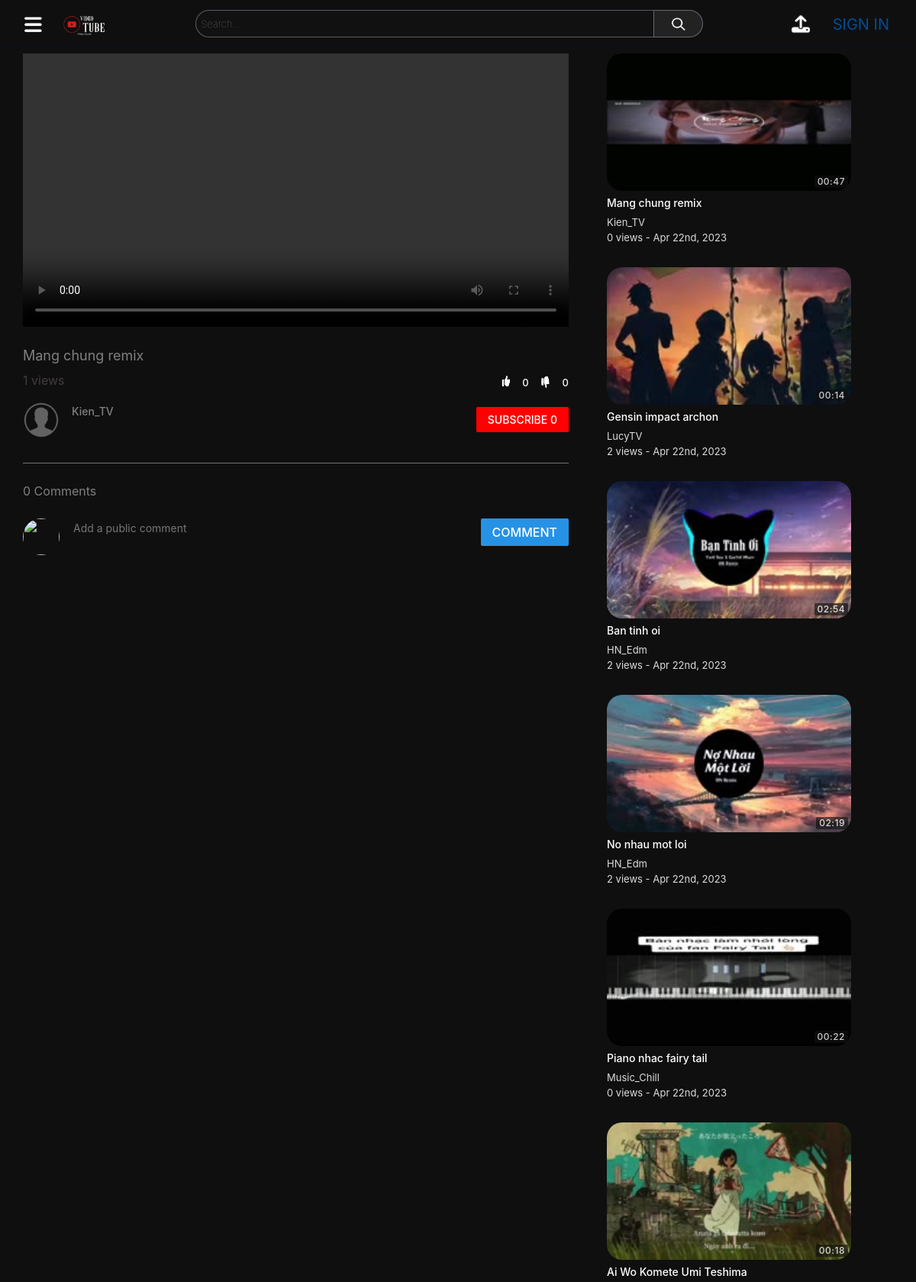
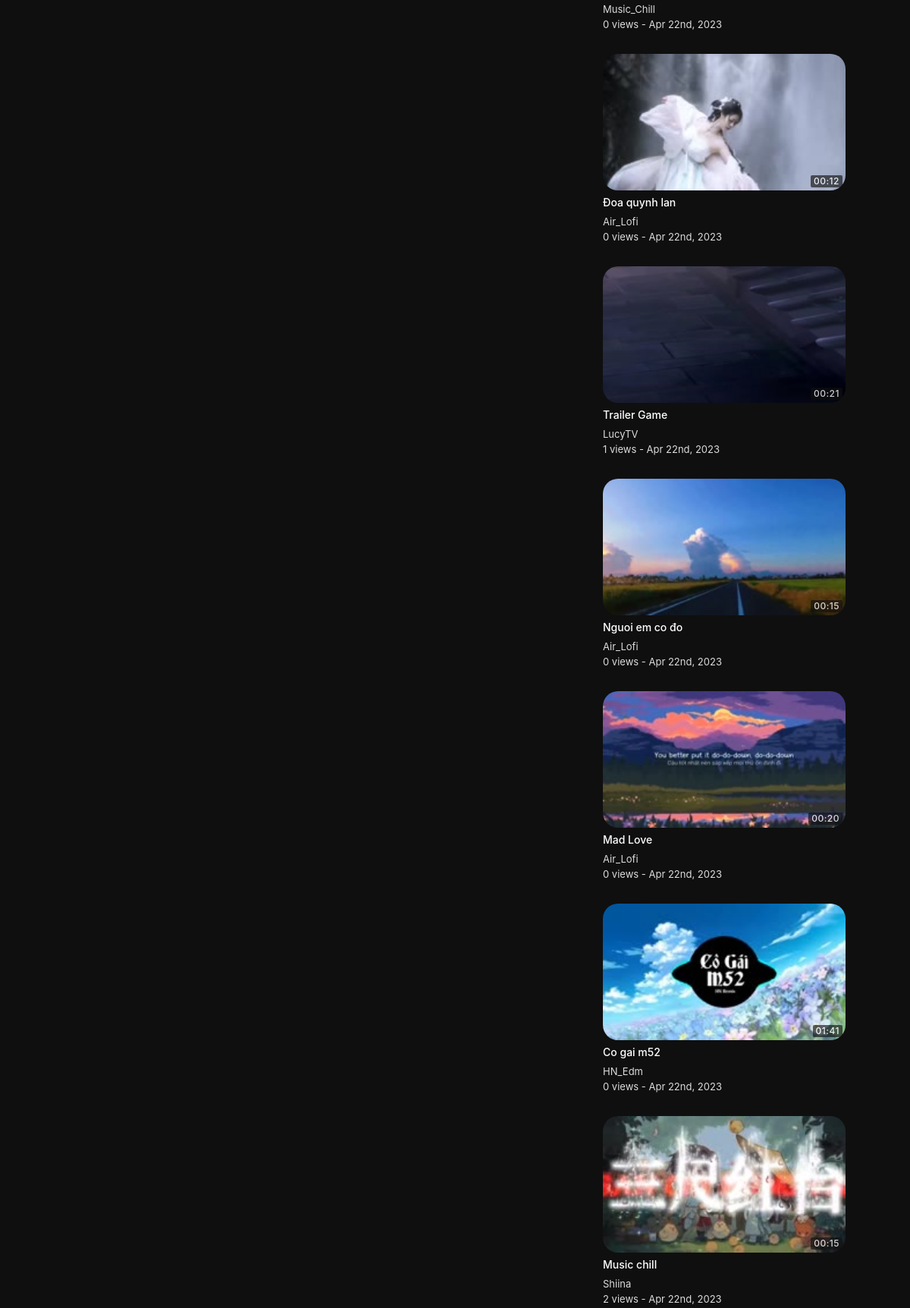
/watch.php?id=24 (upper part), run on the app's committed database (2 pictures, top to bottom).
### tables this page shows
CREATE TABLE `videos` (
  `id` int(11) NOT NULL,
  `uploadedBy` varchar(50) NOT NULL,
  `title` varchar(100) NOT NULL,
  `description` varchar(1000) NOT NULL,
  `privacy` int(11) NOT NULL,
  `filePath` varchar(250) NOT NULL,
  `category` int(11) NOT NULL,
  `uploadDate` datetime NOT NULL DEFAULT current_timestamp(),
  `views` int(11) NOT NULL,
  `duration` varchar(10) NOT NULL
);

CREATE TABLE `users` (
  `id` int(11) NOT NULL,
  `firstName` varchar(25) NOT NULL,
  `lastName` varchar(25) NOT NULL,
  `username` varchar(25) NOT NULL,
  `email` varchar(100) NOT NULL,
  `password` varchar(255) NOT NULL,
  `signUpDate` datetime NOT NULL DEFAULT current_timestamp(),
  `profilePic` varchar(255) NOT NULL
);

CREATE TABLE `thumbnails` (
  `id` int(11) NOT NULL,
  `videoId` int(11) NOT NULL,
  `filePath` varchar(250) NOT NULL,
  `selected` int(11) NOT NULL
);

### includes/classes/User.php (called while the page is built, shortened)
<?php
class User {
    private $con, $sqlData;
    public function __construct($con, $username) {
        $this->con = $con;
        $query = $this->con->prepare("SELECT * FROM users WHERE username = :un");
        $query->bindParam(":un", $username);
        $query->execute();
        $this->sqlData = $query->fetch(PDO::FETCH_ASSOC);
    }
    public static function isLoggedIn() {
        return isset($_SESSION["userLoggedIn"]);
    }
    public function getUsername() {
        $this->sqlData["username"] ??= 'default value';
        return $this->sqlData["username"];
    }
    public function getProfilePic() {
        $this->sqlData["profilePic"] ??= 'default value';
        return $this->sqlData["profilePic"];
    }
    public function isSubscribedTo($userTo) {
        $query = $this->con->prepare("SELECT * FROM subscribers WHERE userTo=:userTo AND userFrom=:userFrom");
        $query->bindParam(":userTo", $userTo);
        $query->bindParam(":userFrom", $username);
        $username = $this->getUsername();
        $query->execute();
        return $query->rowCount() > 0;
    }
    public function getSubscriberCount() {
        $query = $this->con->prepare("SELECT * FROM subscribers WHERE userTo=:userTo");
        $query->bindParam(":userTo", $username);
        $query->execute();
        return $query->rowCount();
    }
}
?>

### includes/classes/Video.php (called while the page is built, shortened)
<?php
class Video {
    private $con, $sqlData, $userLoggedInObj;
    public function __construct($con, $input, $userLoggedInObj) {
        $this->con = $con;
        $this->userLoggedInObj = $userLoggedInObj;
        if(is_array($input)) {
            $this->sqlData = $input;
        }
        else {
            $query = $this->con->prepare("SELECT * FROM videos WHERE id = :id");
            $query->bindParam(":id", $input);
            $query->execute();
            $this->sqlData = $query->fetch(PDO::FETCH_ASSOC);
        }
    }
    public function getId() {
        return $this->sqlData["id"];
    }
    public function getUploadedBy() {
        return $this->sqlData["uploadedBy"];
    }
    public function getTitle() {
        return $this->sqlData["title"];
    }
    public function getTimeStamp() {
        $date = $this->sqlData["uploadDate"];
        return date("M jS, Y", strtotime($date));
    }
    public function getViews() {
        return $this->sqlData["views"];
    }
    public function getDuration() {
        return $this->sqlData["duration"];
    }
    public function incrementViews() {
        $videoId = $this->getId();
        $this->sqlData["views"] = $this->sqlData["views"] + 1;
    }
    public function getLikes() {
        $query = $this->con->prepare("SELECT count(*) as 'count' FROM likes WHERE videoId = :videoId");
        $query->bindParam(":videoId", $videoId);
        $query->execute();
        $data = $query->fetch(PDO::FETCH_ASSOC);
        return $data["count"];
    }
    public function getDislikes() {
        $query = $this->con->prepare("SELECT count(*) as 'count' FROM dislikes WHERE videoId = :videoId");
        $query->bindParam(":videoId", $videoId);
        $query->execute();
        $data = $query->fetch(PDO::FETCH_ASSOC);
        return $data["count"];
    }
    public function wasLikedBy() {
        $query = $this->con->prepare("SELECT * FROM likes WHERE username=:username AND videoId=:videoId");
        $query->bindParam(":username", $username);
        $query->bindParam(":videoId", $id);
        $id = $this->getId();
        $username = $this->userLoggedInObj->getUsername();
        $query->execute();
        return $query->rowCount() > 0;
    }
    public function wasDislikedBy() {
        $query = $this->con->prepare("SELECT * FROM dislikes WHERE username=:username AND videoId=:videoId");
        $query->bindParam(":username", $username);
        $query->bindParam(":videoId", $id);
        $query->execute();
        return $query->rowCount() > 0;
    }
    public function getThumbnail() {
        $query = $this->con->prepare("SELECT filePath FROM thumbnails WHERE videoId=:videoId AND selected=1");
        $query->bindParam(":videoId", $videoId);
        $videoId = $this->getId();
        $query->execute();
        return $query->fetchColumn();
    }
}
?>

### includes/classes/VideoGridItem.php (the view)
<?php
class VideoGridItem {
    private $video, $largeMode;
    public function __construct($video, $largeMode) {
        $this->video = $video;
        $this->largeMode = $largeMode;
    }
    public function create() {
        $thumbnail = $this->createThumbnail();
        $details = $this->createDetails();
        $url = "watch.php?id=" . $this->video->getId();
        return "<a href='$url'>
                    <div class='videoGridItem'>
                        $thumbnail
                        $details
                    </div>
                </a>";
    }
    private function createThumbnail() {
        $thumbnail = $this->video->getThumbnail();
        $duration = $this->video->getDuration();
        return "<div class='thumbnail'>
                    <img src='$thumbnail'>
                    <div class='duration'>
                        <span>$duration</span>
                    </div>
                </div>";
    }
    private function createDetails() {
        $title = $this->video->getTitle();
        $username = $this->video->getUploadedBy();
        $views = $this->video->getViews();
        $description = $this->createDescription();
        $timestamp = $this->video->getTimeStamp();
        return "<div class='details'>
                    <h3 class='title'>$title</h3>
                    <span class='username'>$username</span>
                    <div class='stats'>
                        <span class='viewCount'>$views views - </span>
                        <span class='timeStamp'>$timestamp</span>
                    </div>
                    $description
                </div>";
    }
    private function createDescription() {
        if(!$this->largeMode) {
            return "";
        }
        else {
            $description = $this->video->getDescription();
            $description = (strlen($description) > 350) ? substr($description, 0, 347) . "..." : $description;
            return "<span class='description'>$description</span>";
        }
    }
}
?>

### includes/classes/ButtonProvider.php (shortened to what this page needs)
<?php
class ButtonProvider {
    public static $signInFunction = "notSignedIn()";
    public static function createLink($link) {
        return User::isLoggedIn() ? $link : ButtonProvider::$signInFunction;
    }
    public static function createButton($text, $imageSrc, $action, $class) {
        $image = ($imageSrc == null) ? "" : "<img src='$imageSrc'>";
        $action  = ButtonProvider::createLink($action);
        return "<button class='$class' onclick='$action'>
                    $image
                    <span class='text'>$text</span>
                </button>";
    }
    public static function createUserProfileButton($con, $username) {
        $userObj = new User($con, $username);
        $profilePic = $userObj->getProfilePic();
        $link = "profile.php?username=$username";
        return "<a href='$link'>
                    <img src='$profilePic' class='profilePicture'>
                </a>";
    }
    public static function createSubscriberButton($con, $userToObj, $userLoggedInObj) {
        $userTo = $userToObj->getUsername();
        $userLoggedIn = $userLoggedInObj->getUsername();
        $isSubscribedTo = $userLoggedInObj->isSubscribedTo($userTo);
        $buttonText = $isSubscribedTo ? "SUBSCRIBED" : "SUBSCRIBE";
        $buttonText .= " " . $userToObj->getSubscriberCount();
        $buttonClass = $isSubscribedTo ? "unsubscribe button" : "subscribe button";
        $action = "subscribe(\"$userTo\", \"$userLoggedIn\", this)";
        $button = ButtonProvider::createButton($buttonText, null, $action, $buttonClass);
        return "<div class='subscribeButtonContainer'>
                    $button
                </div>";
    }
    public static function createUserProfileNavigationButton($con, $username) {
        if(User::isLoggedIn()) {
            return ButtonProvider::createUserProfileButton($con, $username);
        }
        else {
            return "<a href='signIn.php'>
                        <span class='signInLink'>SIGN IN</span>
                    </a>";
        }
    }
}
?>

### includes/classes/VideoInfoSection.php
<?php
require_once("includes/classes/VideoInfoControls.php");
class VideoInfoSection {
    private $con, $video, $userLoggedInObj;
    public function __construct($con, $video, $userLoggedInObj) {
        $this->con = $con;
        $this->video = $video;
        $this->userLoggedInObj = $userLoggedInObj;
    }
    public function create() {
        return $this->createPrimaryInfo() . $this->createSecondaryInfo();
    }
    private function createPrimaryInfo() {
        $title = $this->video->getTitle();
        $views = $this->video->getViews();
        $videoInfoControls = new VideoInfoControls($this->video, $this->userLoggedInObj);
        $controls = $videoInfoControls->create();
        return "<div class='videoInfo'>
                    <h1>$title</h1>
                    <div class='bottomSection'>
                        <span class='viewCount'>$views views</span>
                        $controls
                    </div>
                </div>";
    }
    private function createSecondaryInfo() {
        $description = $this->video->getDescription();
        $uploadDate = $this->video->getUploadDate();
        $uploadedBy = $this->video->getUploadedBy();
        $profileButton = ButtonProvider::createUserProfileButton($this->con, $uploadedBy);
        if($uploadedBy == $this->userLoggedInObj->getUsername()) {
            $actionButton = ButtonProvider::createEditVideoButton($this->video->getId());
        }
        else {
            $userToObject = new User($this->con, $uploadedBy);
            $actionButton = ButtonProvider::createSubscriberButton($this->con, $userToObject, $this->userLoggedInObj);
        }
        return "<div class='secondaryInfo'>
                    <div class='topRow'>
                        $profileButton
                        <div class='uploadInfo'>
                            <span class='owner'>
                                <a href='profile.php?username=$uploadedBy'>
                                    $uploadedBy
                                </a>
                            </span>
                            <span class='date'>Published on $uploadDate</span>
                        </div>
                        $actionButton
                    </div>
                    <div class='descriptionContainer'>
                        $description
                    </div>
                </div>";
    }
}
?>

### includes/classes/VideoGrid.php (shortened to what this page needs)
<?php
class VideoGrid {
    private $con, $userLoggedInObj;
    private $largeMode = false;
    private $gridClass = "videoGrid";
    public function __construct($con, $userLoggedInObj) {
        $this->con = $con;
        $this->userLoggedInObj = $userLoggedInObj;
    }
    public function create($videos, $title, $showFilter) {
        if($videos == null) {
            $gridItems = $this->generateItems();
        }
        else {
            $gridItems = $this->generateItemsFromVideos($videos);
        }
        $header = "";
        return "$header
                <div class='$this->gridClass'>
                    $gridItems
                </div>";
    }
    public function generateItems() {
        $query = $this->con->prepare("SELECT * FROM videos ORDER BY RAND() LIMIT 15");
        $query->execute();
        $elementsHtml = "";
        while($row = $query->fetch(PDO::FETCH_ASSOC)) {
            $video = new Video($this->con, $row, $this->userLoggedInObj);
            $item = new VideoGridItem($video, $this->largeMode);
            $elementsHtml .= $item->create();
        }
        return $elementsHtml;
    }
}
?>

### assets/css/style.css (style rules this page uses)
html, body { height: 100%; padding: 0; margin: 0; }
.videoInfo { width: 100%; padding: 20px 0 8px 0; }
.videoInfo h1 { display: block; overflow: hidden; font-size: 18px; font-weight: 400; line-height: 24px; }
.videoInfo .bottomSection { display: flex; }
.videoInfo .bottomSection .viewCount { color: rgba(104, 91, 91, 0.6); font-size: 16px; flex: 1; }
.videoInfo .bottomSection .controls button { padding: 0; background-color: transparent; border: none; color: #f8f9fa; font-weight: 500; font-size: 13px; cursor: pointer; }
.videoInfo .bottomSection .controls button img { height: 20px; width: 20px; margin: 4px 8px 8px 8px; }
.secondaryInfo .topRow { display: flex; margin-bottom: 12px; }
.profilePicture { height: 100%; }
.secondaryInfo .topRow .profilePicture { margin-right: 16px; width: 48px; height: 48px; border-radius: 50%; }
.secondaryInfo .topRow .uploadInfo { flex: 1; display: flex; flex-direction: column; margin-right: 10px; }
.secondaryInfo .topRow .uploadInfo .date { color: rgba(17, 17, 17, 0.6); font-size: 13px; font-weight: 400; }
.secondaryInfo { border-bottom: 1px solid #dedede77; padding-bottom: 20px; margin-bottom: 20px; }
.secondaryInfo .topRow .button { padding: 6px 15px; cursor: pointer; font-weight: 500; border-radius: 2px; border: none; font-size: 14px; }
.secondaryInfo .topRow .subscribeButtonContainer, .secondaryInfo .topRow .editVideoButtonContainer { display: flex; flex-direction: column; justify-content: center; }
.subscribeButtonContainer .subscribe { background-color: #f00; color: #fff; }
.secondaryInfo .topRow .uploadInfo .owner a { font-size: 14px; font-weight: 500; color: grey; }
.commentSection .header .commentForm .profilePicture, .commentSection .comment .profilePicture, .commentForm .profilePicture { margin-right: 16px; width: 48px; height: 48px; border-radius: 50%; }
.commentSection .header .commentForm .postComment, .itemContainer .commentForm .postComment, .itemContainer .commentForm .cancelComment { height: 36px; background-color: #2692e6; color: #fff; font-weight: 500; border: none; padding: 0 15px; border-radius: 2px; }
.videoGrid { display: flex; flex-wrap: wrap; justify-content: center; }
.suggestions .videoGridItem { display: flex; height: auto; }
.videoGridItem { display: flex; flex-direction: column; height: 250px; margin-right: 21px; margin-bottom: 29px; }
.videoGridItem .thumbnail { width: 320px; height: 180px; position: relative; border-radius: 5px; }
.suggestions .videoGridItem .thumbnail { margin-right: 8px; }
.videoGridItem .thumbnail img { width: 100%; height: 100%; border-radius: 20px; }
.videoGridItem .thumbnail .duration { bottom: 0; right: 0; position: absolute; margin: 4px; color: #fff; background-color: rgba(17, 17, 17, 0.8); opacity: 0.8; padding: 2px 4px; border-radius: 2px; letter-spacing: 0.5px; font-size: 12px; font-weight: 500; line-height: 12px; }
.videoGridItem .details { padding-right: 24px; position: relative; cursor: pointer; display: flex; flex-direction: column; width: 210px; }
.suggestions .videoGridItem .details { padding-right: 0; flex: 1; }
.videoGridItem .details .title { margin: 8px 0; max-height: 32px; overflow: hidden; font-size: 14px; font-weight: 500; line-height: 16px; color: #ffffff; display: block; -webkit-line-clamp: 2; display: box; display: -webkit-box; -webkit-box-orient: vertical; text-overflow: ellipsis; white-space: normal; }
.videoGridItem .details .username, .videoGridItem .details .stats { color: #ffffffda; font-size: 13px; overflow-x: hidden; text-overflow: ellipsis; white-space: nowrap; }
.signInLink { margin-right: 20px; color: #044d95; margin-left: 15px; font-size: 20px; display: flex; align-items: center; }

### data on the page
videos: title "Mang chung remix", privacy "1", uploadedBy "Kien_TV", thumbnails.filePath (picture), duration "00:47", views "0", uploadDate "Apr 22nd, 2023"
users: profilePic (placeholder picture)
videos: thumbnails.filePath (picture), duration "00:14", title "Gensin impact archon", uploadedBy "LucyTV", views "2", uploadDate "Apr 22nd, 2023"
videos: thumbnails.filePath (picture), duration "02:54", title "Ban tinh oi", uploadedBy "HN_Edm", views "2", uploadDate "Apr 22nd, 2023"
videos: thumbnails.filePath (picture), duration "02:19", title "No nhau mot loi", uploadedBy "HN_Edm", views "2", uploadDate "Apr 22nd, 2023"
videos: thumbnails.filePath (picture), duration "00:22", title "Piano nhac fairy tail", uploadedBy "Music_Chill", views "0", uploadDate "Apr 22nd, 2023"
videos: thumbnails.filePath (picture), duration "00:18", title "Ai Wo Komete Umi Teshima", uploadedBy "Music_Chill", views "0", uploadDate "Apr 22nd, 2023"
videos: thumbnails.filePath (picture), duration "00:12", title "Đoa quynh lan", uploadedBy "Air_Lofi", views "0", uploadDate "Apr 22nd, 2023"
videos: thumbnails.filePath (picture), duration "00:21", title "Trailer Game", uploadedBy "LucyTV", views "1", uploadDate "Apr 22nd, 2023"
videos: thumbnails.filePath (picture), duration "00:15", title "Nguoi em co đo", uploadedBy "Air_Lofi", views "0", uploadDate "Apr 22nd, 2023"
videos: thumbnails.filePath (picture), duration "00:20", title "Mad Love", uploadedBy "Air_Lofi", views "0", uploadDate "Apr 22nd, 2023"
videos: thumbnails.filePath (picture), duration "01:41", title "Co gai m52", uploadedBy "HN_Edm", views "0", uploadDate "Apr 22nd, 2023"
videos: thumbnails.filePath (picture), duration "00:15", title "Music chill", uploadedBy "Shiina", views "2", uploadDate "Apr 22nd, 2023"

### other printed values
$text "0 0 SUBSCRIBE 0 COMMENT"
$numComments "0"
